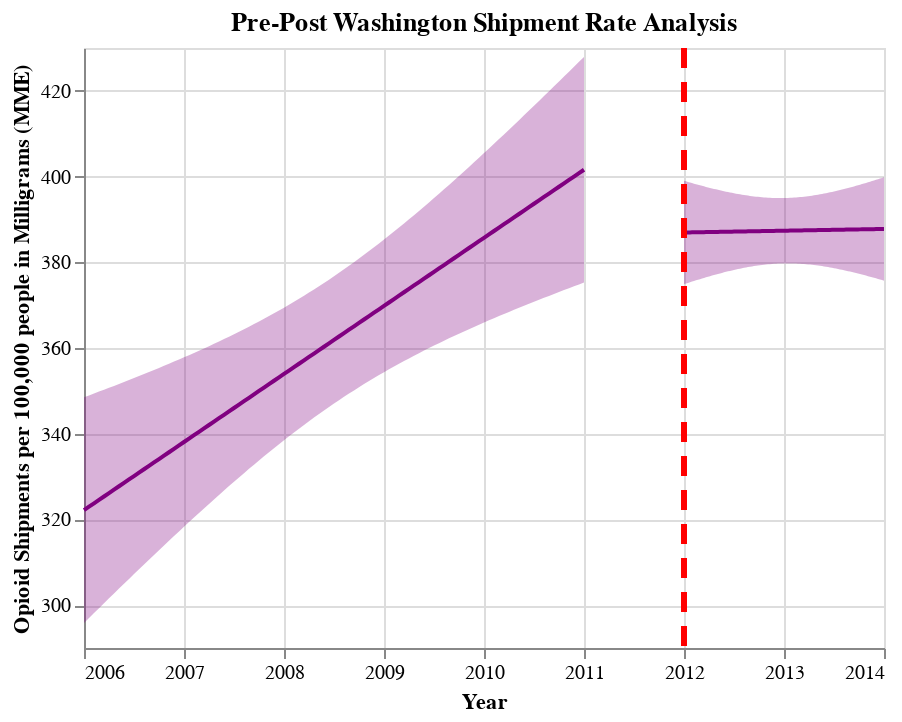

Notebook code for this chart:
### Code cell
## Generate Pre-Post Graphs for WA
fit, reg_chart_pre_WA = get_reg_fit_WA(
    ship_data_WA_subset_grouped_pre, 
    yvar="MME_Rate", 
    xvar="YEAR", 
    alpha=0.05
)

fit, reg_chart_post_WA = get_reg_fit_WA(
    ship_data_WA_subset_grouped_post, 
    yvar="MME_Rate", 
    xvar="YEAR", 
    alpha=0.05
)

## Create line post-policy implementation
line_2012 = alt.Chart(pd.DataFrame({'x': [2012]})).mark_rule(strokeDash=[10, 7], color = "red", strokeWidth=3).encode(x='x')

## Generate final pre-post graph for WA
pre_post_WA = reg_chart_pre_WA + reg_chart_post_WA + line_2012
pre_post_WA.properties(title="Pre-Post Washington Shipment Rate Analysis")

### Figure 1 — Vega-Lite specification as saved in the notebook (floating-point values rounded to 4 significant figures)
{"config": {"view": {"continuousWidth": 400, "continuousHeight": 300}}, "layer": [{"mark": {"type": "errorband", "color": "purple"}, "encoding": {"x": {"field": "YEAR", "type": "quantitative"}, "y": {"field": "ci_low", "title": "", "type": "quantitative"}, "y2": {"field": "ci_high"}}}, {"mark": {"type": "line", "color": "purple"}, "encoding": {"x": {"axis": {"format": "T", "title": "Year"}, "field": "YEAR", "scale": {"zero": false}, "type": "quantitative"}, "y": {"field": "MME_Rate", "scale": {"zero": false}, "title": "Opioid Shipments per 100,000 people in Milligrams (MME)", "type": "quantitative"}}}, {"layer": [{"mark": {"type": "errorband", "color": "purple"}, "encoding": {"x": {"field": "YEAR", "type": "quantitative"}, "y": {"field": "ci_low", "title": "", "type": "quantitative"}, "y2": {"field": "ci_high"}}}, {"mark": {"type": "line", "color": "purple"}, "encoding": {"x": {"axis": {"format": "T", "title": "Year"}, "field": "YEAR", "scale": {"zero": false}, "type": "quantitative"}, "y": {"field": "MME_Rate", "scale": {"zero": false}, "title": "Opioid Shipments per 100,000 people in Milligrams (MME)", "type": "quantitative"}}}], "data": {"name": "data-937d357626e792159a10840def6acec8"}}, {"data": {"name": "data-093671e60d609957934f7032375c92d9"}, "mark": {"type": "rule", "color": "red", "strokeDash": [10, 7], "strokeWidth": 3}, "encoding": {"x": {"field": "x", "type": "quantitative"}}}], "data": {"name": "data-77b0c79860c59218d53ecdefe11df7f9"}, "title": "Pre-Post Washington Shipment Rate Analysis", "$schema": "https://vega.github.io/schema/vega-lite/v4.17.0.json", "datasets": {"data-77b0c79860c59218d53ecdefe11df7f9": [{"YEAR": 2006.0, "MME_Rate": 322.2, "ci_low": 295.8, "ci_high": 348.5}, {"YEAR": 2006.0, "MME_Rate": 323.0, "ci_low": 297.0, "ci_high": 348.9}, {"YEAR": 2006.0, "MME_Rate": 323.8, "ci_low": 298.2, "ci_high": 349.4}, {"YEAR": 2006.0, "MME_Rate": 324.6, "ci_low": 299.3, "ci_high": 349.8}, {"YEAR": 2006.0, "MME_Rate": 325.4, "ci_low": 300.4, "ci_high": 350.3}, {"YEAR": 2006.0, "MME_Rate": 326.1, "ci_low": 301.6, "ci_high": 350.7}, {"YEAR": 2006.0, "MME_Rate": 326.9, "ci_low": 302.7, "ci_high": 351.2}, {"YEAR": 2006.0, "MME_Rate": 327.7, "ci_low": 303.9, "ci_high": 351.6}, {"YEAR": 2006.0, "MME_Rate": 328.5, "ci_low": 305.0, "ci_high": 352.1}, {"YEAR": 2006.0, "MME_Rate": 329.3, "ci_low": 306.1, "ci_high": 352.5}, {"YEAR": 2006.0, "MME_Rate": 330.1, "ci_low": 307.2, "ci_high": 353.0}, {"YEAR": 2007.0, "MME_Rate": 330.9, "ci_low": 308.4, "ci_high": 353.5}, {"YEAR": 2007.0, "MME_Rate": 331.7, "ci_low": 309.5, "ci_high": 353.9}, {"YEAR": 2007.0, "MME_Rate": 332.5, "ci_low": 310.6, "ci_high": 354.4}, {"YEAR": 2007.0, "MME_Rate": 333.3, "ci_low": 311.7, "ci_high": 354.9}, {"YEAR": 2007.0, "MME_Rate": 334.1, "ci_low": 312.8, "ci_high": 355.4}, {"YEAR": 2007.0, "MME_Rate": 334.9, "ci_low": 313.9, "ci_high": 355.8}, {"YEAR": 2007.0, "MME_Rate": 335.7, "ci_low": 315.0, "ci_high": 356.3}, {"YEAR": 2007.0, "MME_Rate": 336.5, "ci_low": 316.1, "ci_high": 356.8}, {"YEAR": 2007.0, "MME_Rate": 337.3, "ci_low": 317.2, "ci_high": 357.3}, {"YEAR": 2007.0, "MME_Rate": 338.1, "ci_low": 318.3, "ci_high": 357.8}, {"YEAR": 2007.0, "MME_Rate": 338.9, "ci_low": 319.4, "ci_high": 358.3}, {"YEAR": 2007.0, "MME_Rate": 339.6, "ci_low": 320.4, "ci_high": 358.9}, {"YEAR": 2007.0, "MME_Rate": 340.4, "ci_low": 321.5, "ci_high": 359.4}, {"YEAR": 2007.0, "MME_Rate": 341.2, "ci_low": 322.6, "ci_high": 359.9}, {"YEAR": 2007.0, "MME_Rate": 342.0, "ci_low": 323.6, "ci_high": 360.4}, {"YEAR": 2007.0, "MME_Rate": 342.8, "ci_low": 324.7, "ci_high": 361.0}, {"YEAR": 2007.0, "MME_Rate": 343.6, "ci_low": 325.7, "ci_high": 361.5}, {"YEAR": 2007.0, "MME_Rate": 344.4, "ci_low": 326.7, "ci_high": 362.1}, {"YEAR": 2007.0, "MME_Rate": 345.2, "ci_low": 327.8, "ci_high": 362.6}, {"YEAR": 2007.0, "MME_Rate": 346.0, "ci_low": 328.8, "ci_high": 363.2}, {"YEAR": 2008.0, "MME_Rate": 346.8, "ci_low": 329.8, "ci_high": 363.8}, {"YEAR": 2008.0, "MME_Rate": 347.6, "ci_low": 330.8, "ci_high": 364.4}, {"YEAR": 2008.0, "MME_Rate": 348.4, "ci_low": 331.8, "ci_high": 365.0}, {"YEAR": 2008.0, "MME_Rate": 349.2, "ci_low": 332.8, "ci_high": 365.6}, {"YEAR": 2008.0, "MME_Rate": 350.0, "ci_low": 333.8, "ci_high": 366.2}, {"YEAR": 2008.0, "MME_Rate": 350.8, "ci_low": 334.7, "ci_high": 366.8}, {"YEAR": 2008.0, "MME_Rate": 351.6, "ci_low": 335.7, "ci_high": 367.5}, {"YEAR": 2008.0, "MME_Rate": 352.4, "ci_low": 336.6, "ci_high": 368.1}, {"YEAR": 2008.0, "MME_Rate": 353.2, "ci_low": 337.5, "ci_high": 368.8}, {"YEAR": 2008.0, "MME_Rate": 353.9, "ci_low": 338.5, "ci_high": 369.4}, {"YEAR": 2008.0, "MME_Rate": 354.7, "ci_low": 339.4, "ci_high": 370.1}, {"YEAR": 2008.0, "MME_Rate": 355.5, "ci_low": 340.3, "ci_high": 370.8}, {"YEAR": 2008.0, "MME_Rate": 356.3, "ci_low": 341.2, "ci_high": 371.5}, {"YEAR": 2008.0, "MME_Rate": 357.1, "ci_low": 342.0, "ci_high": 372.2}, {"YEAR": 2008.0, "MME_Rate": 357.9, "ci_low": 342.9, "ci_high": 372.9}, {"YEAR": 2008.0, "MME_Rate": 358.7, "ci_low": 343.8, "ci_high": 373.7}, {"YEAR": 2008.0, "MME_Rate": 359.5, "ci_low": 344.6, "ci_high": 374.4}, {"YEAR": 2008.0, "MME_Rate": 360.3, "ci_low": 345.4, "ci_high": 375.2}, {"YEAR": 2008.0, "MME_Rate": 361.1, "ci_low": 346.2, "ci_high": 375.9}, {"YEAR": 2008.0, "MME_Rate": 361.9, "ci_low": 347.0, "ci_high": 376.7}, {"YEAR": 2009.0, "MME_Rate": 362.7, "ci_low": 347.8, "ci_high": 377.5}, {"YEAR": 2009.0, "MME_Rate": 363.5, "ci_low": 348.6, "ci_high": 378.4}, {"YEAR": 2009.0, "MME_Rate": 364.3, "ci_low": 349.4, "ci_high": 379.2}, {"YEAR": 2009.0, "MME_Rate": 365.1, "ci_low": 350.1, "ci_high": 380.0}, {"YEAR": 2009.0, "MME_Rate": 365.9, "ci_low": 350.8, "ci_high": 380.9}, {"YEAR": 2009.0, "MME_Rate": 366.7, "ci_low": 351.6, "ci_high": 381.7}, {"YEAR": 2009.0, "MME_Rate": 367.4, "ci_low": 352.3, "ci_high": 382.6}, {"YEAR": 2009.0, "MME_Rate": 368.2, "ci_low": 353.0, "ci_high": 383.5}, {"YEAR": 2009.0, "MME_Rate": 369.0, "ci_low": 353.7, "ci_high": 384.4}, {"YEAR": 2009.0, "MME_Rate": 369.8, "ci_low": 354.4, "ci_high": 385.3}, {"YEAR": 2009.0, "MME_Rate": 370.6, "ci_low": 355.0, "ci_high": 386.2}, {"YEAR": 2009.0, "MME_Rate": 371.4, "ci_low": 355.7, "ci_high": 387.2}, {"YEAR": 2009.0, "MME_Rate": 372.2, "ci_low": 356.3, "ci_high": 388.1}, {"YEAR": 2009.0, "MME_Rate": 373.0, "ci_low": 357.0, "ci_high": 389.1}, {"YEAR": 2009.0, "MME_Rate": 373.8, "ci_low": 357.6, "ci_high": 390.0}, {"YEAR": 2009.0, "MME_Rate": 374.6, "ci_low": 358.2, "ci_high": 391.0}, {"YEAR": 2009.0, "MME_Rate": 375.4, "ci_low": 358.8, "ci_high": 392.0}, {"YEAR": 2009.0, "MME_Rate": 376.2, "ci_low": 359.4, "ci_high": 393.0}, {"YEAR": 2009.0, "MME_Rate": 377.0, "ci_low": 360.0, "ci_high": 394.0}, {"YEAR": 2009.0, "MME_Rate": 377.8, "ci_low": 360.6, "ci_high": 395.0}, {"YEAR": 2010.0, "MME_Rate": 378.6, "ci_low": 361.1, "ci_high": 396.0}, {"YEAR": 2010.0, "MME_Rate": 379.4, "ci_low": 361.7, "ci_high": 397.0}, {"YEAR": 2010.0, "MME_Rate": 380.2, "ci_low": 362.2, "ci_high": 398.1}, {"YEAR": 2010.0, "MME_Rate": 380.9, "ci_low": 362.8, "ci_high": 399.1}, {"YEAR": 2010.0, "MME_Rate": 381.7, "ci_low": 363.3, "ci_high": 400.1}, {"YEAR": 2010.0, "MME_Rate": 382.5, "ci_low": 363.9, "ci_high": 401.2}, {"YEAR": 2010.0, "MME_Rate": 383.3, "ci_low": 364.4, "ci_high": 402.3}, {"YEAR": 2010.0, "MME_Rate": 384.1, "ci_low": 364.9, "ci_high": 403.3}, {"YEAR": 2010.0, "MME_Rate": 384.9, "ci_low": 365.4, "ci_high": 404.4}, {"YEAR": 2010.0, "MME_Rate": 385.7, "ci_low": 365.9, "ci_high": 405.5}, {"YEAR": 2010.0, "MME_Rate": 386.5, "ci_low": 366.5, "ci_high": 406.6}, {"YEAR": 2010.0, "MME_Rate": 387.3, "ci_low": 366.9, "ci_high": 407.6}, {"YEAR": 2010.0, "MME_Rate": 388.1, "ci_low": 367.4, "ci_high": 408.7}, {"YEAR": 2010.0, "MME_Rate": 388.9, "ci_low": 367.9, "ci_high": 409.8}, {"YEAR": 2010.0, "MME_Rate": 389.7, "ci_low": 368.4, "ci_high": 410.9}, {"YEAR": 2010.0, "MME_Rate": 390.5, "ci_low": 368.9, "ci_high": 412.1}, {"YEAR": 2010.0, "MME_Rate": 391.3, "ci_low": 369.4, "ci_high": 413.2}, {"YEAR": 2010.0, "MME_Rate": 392.1, "ci_low": 369.8, "ci_high": 414.3}, {"YEAR": 2010.0, "MME_Rate": 392.9, "ci_low": 370.3, "ci_high": 415.4}, {"YEAR": 2010.0, "MME_Rate": 393.7, "ci_low": 370.8, "ci_high": 416.5}, {"YEAR": 2011.0, "MME_Rate": 394.4, "ci_low": 371.2, "ci_high": 417.6}, {"YEAR": 2011.0, "MME_Rate": 395.2, "ci_low": 371.7, "ci_high": 418.8}, {"YEAR": 2011.0, "MME_Rate": 396.0, "ci_low": 372.2, "ci_high": 419.9}, {"YEAR": 2011.0, "MME_Rate": 396.8, "ci_low": 372.6, "ci_high": 421.0}, {"YEAR": 2011.0, "MME_Rate": 397.6, "ci_low": 373.1, "ci_high": 422.2}, {"YEAR": 2011.0, "MME_Rate": 398.4, "ci_low": 373.5, "ci_high": 423.3}, {"YEAR": 2011.0, "MME_Rate": 399.2, "ci_low": 374.0, "ci_high": 424.5}, {"YEAR": 2011.0, "MME_Rate": 400.0, "ci_low": 374.4, "ci_high": 425.6}, {"YEAR": 2011.0, "MME_Rate": 400.8, "ci_low": 374.8, "ci_high": 426.8}, {"YEAR": 2011.0, "MME_Rate": 401.6, "ci_low": 375.3, "ci_high": 427.9}], "data-937d357626e792159a10840def6acec8": [{"YEAR": 2012.0, "MME_Rate": 387.0, "ci_low": 374.9, "ci_high": 399.0}, {"YEAR": 2012.0, "MME_Rate": 387.0, "ci_low": 375.0, "ci_high": 398.9}, {"YEAR": 2012.0, "MME_Rate": 387.0, "ci_low": 375.2, "ci_high": 398.7}, {"YEAR": 2012.0, "MME_Rate": 387.0, "ci_low": 375.3, "ci_high": 398.6}, {"YEAR": 2012.0, "MME_Rate": 387.0, "ci_low": 375.5, "ci_high": 398.5}, {"YEAR": 2012.0, "MME_Rate": 387.0, "ci_low": 375.6, "ci_high": 398.3}, {"YEAR": 2012.0, "MME_Rate": 387.0, "ci_low": 375.8, "ci_high": 398.2}, {"YEAR": 2012.0, "MME_Rate": 387.0, "ci_low": 375.9, "ci_high": 398.1}, {"YEAR": 2012.0, "MME_Rate": 387.0, "ci_low": 376.1, "ci_high": 398.0}, {"YEAR": 2012.0, "MME_Rate": 387.0, "ci_low": 376.2, "ci_high": 397.8}, {"YEAR": 2012.0, "MME_Rate": 387.0, "ci_low": 376.4, "ci_high": 397.7}, {"YEAR": 2012.0, "MME_Rate": 387.0, "ci_low": 376.5, "ci_high": 397.6}, {"YEAR": 2012.0, "MME_Rate": 387.0, "ci_low": 376.6, "ci_high": 397.5}, {"YEAR": 2012.0, "MME_Rate": 387.1, "ci_low": 376.8, "ci_high": 397.4}, {"YEAR": 2012.0, "MME_Rate": 387.1, "ci_low": 376.9, "ci_high": 397.2}, {"YEAR": 2012.0, "MME_Rate": 387.1, "ci_low": 377.0, "ci_high": 397.1}, {"YEAR": 2012.0, "MME_Rate": 387.1, "ci_low": 377.2, "ci_high": 397.0}, {"YEAR": 2012.0, "MME_Rate": 387.1, "ci_low": 377.3, "ci_high": 396.9}, {"YEAR": 2012.0, "MME_Rate": 387.1, "ci_low": 377.4, "ci_high": 396.8}, {"YEAR": 2012.0, "MME_Rate": 387.1, "ci_low": 377.5, "ci_high": 396.7}, {"YEAR": 2012.0, "MME_Rate": 387.1, "ci_low": 377.6, "ci_high": 396.6}, {"YEAR": 2012.0, "MME_Rate": 387.1, "ci_low": 377.8, "ci_high": 396.5}, {"YEAR": 2012.0, "MME_Rate": 387.1, "ci_low": 377.9, "ci_high": 396.4}, {"YEAR": 2012.0, "MME_Rate": 387.1, "ci_low": 378.0, "ci_high": 396.3}, {"YEAR": 2012.0, "MME_Rate": 387.1, "ci_low": 378.1, "ci_high": 396.2}, {"YEAR": 2012.0, "MME_Rate": 387.2, "ci_low": 378.2, "ci_high": 396.1}, {"YEAR": 2013.0, "MME_Rate": 387.2, "ci_low": 378.3, "ci_high": 396.0}, {"YEAR": 2013.0, "MME_Rate": 387.2, "ci_low": 378.4, "ci_high": 395.9}, {"YEAR": 2013.0, "MME_Rate": 387.2, "ci_low": 378.5, "ci_high": 395.9}, {"YEAR": 2013.0, "MME_Rate": 387.2, "ci_low": 378.6, "ci_high": 395.8}, {"YEAR": 2013.0, "MME_Rate": 387.2, "ci_low": 378.7, "ci_high": 395.7}, {"YEAR": 2013.0, "MME_Rate": 387.2, "ci_low": 378.8, "ci_high": 395.6}, {"YEAR": 2013.0, "MME_Rate": 387.2, "ci_low": 378.9, "ci_high": 395.6}, {"YEAR": 2013.0, "MME_Rate": 387.2, "ci_low": 379.0, "ci_high": 395.5}, {"YEAR": 2013.0, "MME_Rate": 387.2, "ci_low": 379.0, "ci_high": 395.4}, {"YEAR": 2013.0, "MME_Rate": 387.2, "ci_low": 379.1, "ci_high": 395.4}, {"YEAR": 2013.0, "MME_Rate": 387.2, "ci_low": 379.2, "ci_high": 395.3}, {"YEAR": 2013.0, "MME_Rate": 387.3, "ci_low": 379.2, "ci_high": 395.3}, {"YEAR": 2013.0, "MME_Rate": 387.3, "ci_low": 379.3, "ci_high": 395.2}, {"YEAR": 2013.0, "MME_Rate": 387.3, "ci_low": 379.4, "ci_high": 395.2}, {"YEAR": 2013.0, "MME_Rate": 387.3, "ci_low": 379.4, "ci_high": 395.1}, {"YEAR": 2013.0, "MME_Rate": 387.3, "ci_low": 379.5, "ci_high": 395.1}, {"YEAR": 2013.0, "MME_Rate": 387.3, "ci_low": 379.5, "ci_high": 395.1}, {"YEAR": 2013.0, "MME_Rate": 387.3, "ci_low": 379.6, "ci_high": 395.0}, {"YEAR": 2013.0, "MME_Rate": 387.3, "ci_low": 379.6, "ci_high": 395.0}, {"YEAR": 2013.0, "MME_Rate": 387.3, "ci_low": 379.6, "ci_high": 395.0}, {"YEAR": 2013.0, "MME_Rate": 387.3, "ci_low": 379.7, "ci_high": 395.0}, {"YEAR": 2013.0, "MME_Rate": 387.3, "ci_low": 379.7, "ci_high": 395.0}, {"YEAR": 2013.0, "MME_Rate": 387.3, "ci_low": 379.7, "ci_high": 395.0}, {"YEAR": 2013.0, "MME_Rate": 387.4, "ci_low": 379.7, "ci_high": 395.0}, {"YEAR": 2013.0, "MME_Rate": 387.4, "ci_low": 379.7, "ci_high": 395.0}, {"YEAR": 2013.0, "MME_Rate": 387.4, "ci_low": 379.7, "ci_high": 395.0}, {"YEAR": 2013.0, "MME_Rate": 387.4, "ci_low": 379.7, "ci_high": 395.0}, {"YEAR": 2013.0, "MME_Rate": 387.4, "ci_low": 379.7, "ci_high": 395.0}, {"YEAR": 2013.0, "MME_Rate": 387.4, "ci_low": 379.7, "ci_high": 395.1}, {"YEAR": 2013.0, "MME_Rate": 387.4, "ci_low": 379.7, "ci_high": 395.1}, {"YEAR": 2013.0, "MME_Rate": 387.4, "ci_low": 379.7, "ci_high": 395.1}, {"YEAR": 2013.0, "MME_Rate": 387.4, "ci_low": 379.7, "ci_high": 395.2}, {"YEAR": 2013.0, "MME_Rate": 387.4, "ci_low": 379.7, "ci_high": 395.2}, {"YEAR": 2013.0, "MME_Rate": 387.4, "ci_low": 379.6, "ci_high": 395.3}, {"YEAR": 2013.0, "MME_Rate": 387.4, "ci_low": 379.6, "ci_high": 395.3}, {"YEAR": 2013.0, "MME_Rate": 387.5, "ci_low": 379.6, "ci_high": 395.4}, {"YEAR": 2013.0, "MME_Rate": 387.5, "ci_low": 379.5, "ci_high": 395.4}, {"YEAR": 2013.0, "MME_Rate": 387.5, "ci_low": 379.5, "ci_high": 395.5}, {"YEAR": 2013.0, "MME_Rate": 387.5, "ci_low": 379.4, "ci_high": 395.5}, {"YEAR": 2013.0, "MME_Rate": 387.5, "ci_low": 379.4, "ci_high": 395.6}, {"YEAR": 2013.0, "MME_Rate": 387.5, "ci_low": 379.3, "ci_high": 395.7}, {"YEAR": 2013.0, "MME_Rate": 387.5, "ci_low": 379.2, "ci_high": 395.8}, {"YEAR": 2013.0, "MME_Rate": 387.5, "ci_low": 379.2, "ci_high": 395.9}, {"YEAR": 2013.0, "MME_Rate": 387.5, "ci_low": 379.1, "ci_high": 395.9}, {"YEAR": 2013.0, "MME_Rate": 387.5, "ci_low": 379.0, "ci_high": 396.0}, {"YEAR": 2013.0, "MME_Rate": 387.5, "ci_low": 379.0, "ci_high": 396.1}, {"YEAR": 2013.0, "MME_Rate": 387.5, "ci_low": 378.9, "ci_high": 396.2}, {"YEAR": 2013.0, "MME_Rate": 387.6, "ci_low": 378.8, "ci_high": 396.3}, {"YEAR": 2013.0, "MME_Rate": 387.6, "ci_low": 378.7, "ci_high": 396.4}, {"YEAR": 2013.0, "MME_Rate": 387.6, "ci_low": 378.6, "ci_high": 396.5}, {"YEAR": 2014.0, "MME_Rate": 387.6, "ci_low": 378.5, "ci_high": 396.6}, {"YEAR": 2014.0, "MME_Rate": 387.6, "ci_low": 378.4, "ci_high": 396.7}, {"YEAR": 2014.0, "MME_Rate": 387.6, "ci_low": 378.3, "ci_high": 396.8}, {"YEAR": 2014.0, "MME_Rate": 387.6, "ci_low": 378.2, "ci_high": 397.0}, {"YEAR": 2014.0, "MME_Rate": 387.6, "ci_low": 378.1, "ci_high": 397.1}, {"YEAR": 2014.0, "MME_Rate": 387.6, "ci_low": 378.0, "ci_high": 397.2}, {"YEAR": 2014.0, "MME_Rate": 387.6, "ci_low": 377.9, "ci_high": 397.3}, {"YEAR": 2014.0, "MME_Rate": 387.6, "ci_low": 377.8, "ci_high": 397.4}, {"YEAR": 2014.0, "MME_Rate": 387.6, "ci_low": 377.7, "ci_high": 397.6}, {"YEAR": 2014.0, "MME_Rate": 387.7, "ci_low": 377.6, "ci_high": 397.7}, {"YEAR": 2014.0, "MME_Rate": 387.7, "ci_low": 377.5, "ci_high": 397.8}, {"YEAR": 2014.0, "MME_Rate": 387.7, "ci_low": 377.4, "ci_high": 398.0}, {"YEAR": 2014.0, "MME_Rate": 387.7, "ci_low": 377.3, "ci_high": 398.1}, {"YEAR": 2014.0, "MME_Rate": 387.7, "ci_low": 377.1, "ci_high": 398.2}, {"YEAR": 2014.0, "MME_Rate": 387.7, "ci_low": 377.0, "ci_high": 398.4}, {"YEAR": 2014.0, "MME_Rate": 387.7, "ci_low": 376.9, "ci_high": 398.5}, {"YEAR": 2014.0, "MME_Rate": 387.7, "ci_low": 376.8, "ci_high": 398.7}, {"YEAR": 2014.0, "MME_Rate": 387.7, "ci_low": 376.6, "ci_high": 398.8}, {"YEAR": 2014.0, "MME_Rate": 387.7, "ci_low": 376.5, "ci_high": 398.9}, {"YEAR": 2014.0, "MME_Rate": 387.7, "ci_low": 376.4, "ci_high": 399.1}, {"YEAR": 2014.0, "MME_Rate": 387.7, "ci_low": 376.2, "ci_high": 399.2}, {"YEAR": 2014.0, "MME_Rate": 387.8, "ci_low": 376.1, "ci_high": 399.4}, {"YEAR": 2014.0, "MME_Rate": 387.8, "ci_low": 376.0, "ci_high": 399.5}, {"YEAR": 2014.0, "MME_Rate": 387.8, "ci_low": 375.8, "ci_high": 399.7}, {"YEAR": 2014.0, "MME_Rate": 387.8, "ci_low": 375.7, "ci_high": 399.8}], "data-093671e60d609957934f7032375c92d9": [{"x": 2012}]}}
